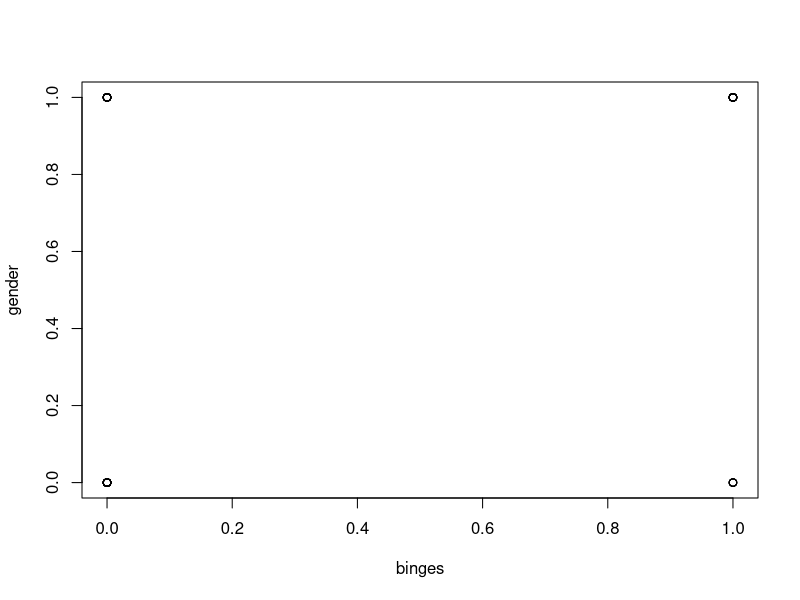
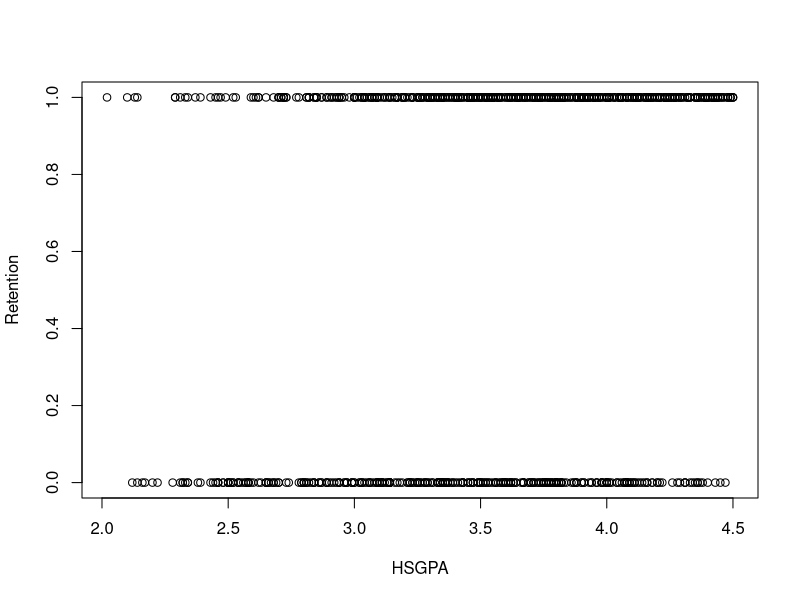
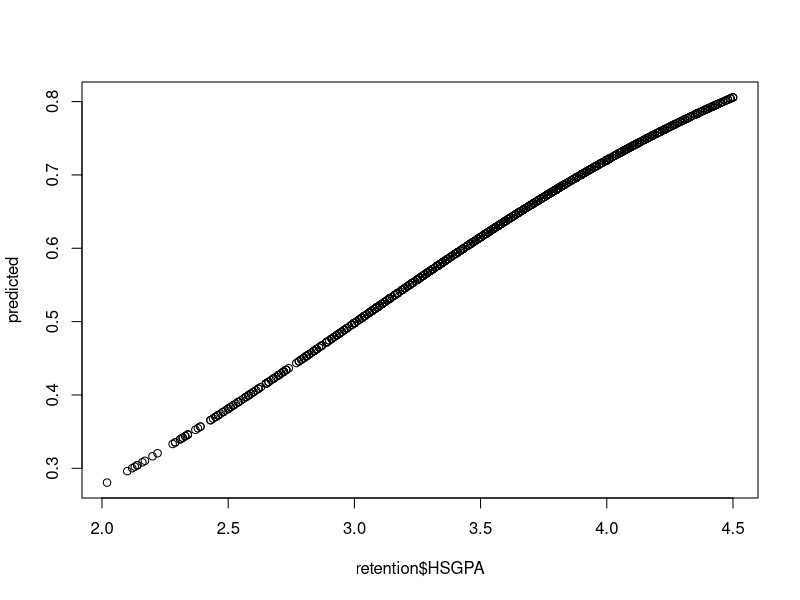

These charts were generated, in order, by the following R code:
## ---- chunk 1
binges <- read.table('binges.csv', header = T, sep = ',')
head(binges)
## ---- chunk 2
binges.table <- table(binges)
binges.table
## ---- chunk 3
chisq.test(binges.table)
## ---- chunk 4
plot(binges)
## ---- chunk 5
results <- fit <- glm(binges$binges ~ binges$gender, family = binomial)
summary(results)
## ---- chunk 6
retention <- read.table('retention.csv', header = T, sep = ',')
head(retention)
## ---- chunk 7
plot(retention)
## ---- chunk 8
results <- glm(retention$Retention ~ retention$HSGPA, family = binomial)
summary(results)
## ---- chunk 9
predicted <- results$fitted.values
plot(retention$HSGPA, predicted, type = 'p')
